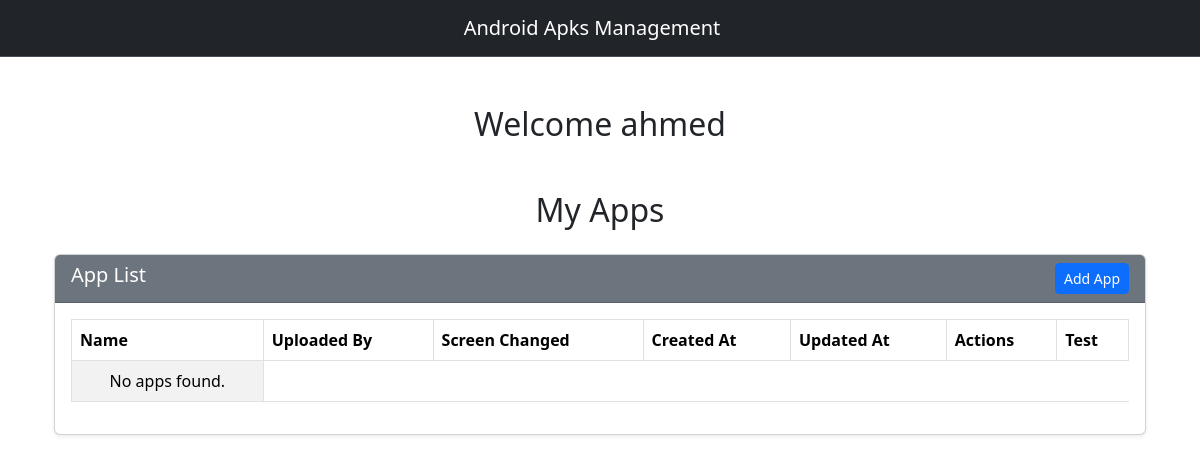
The page / (signed in) on the database as committed earlier.
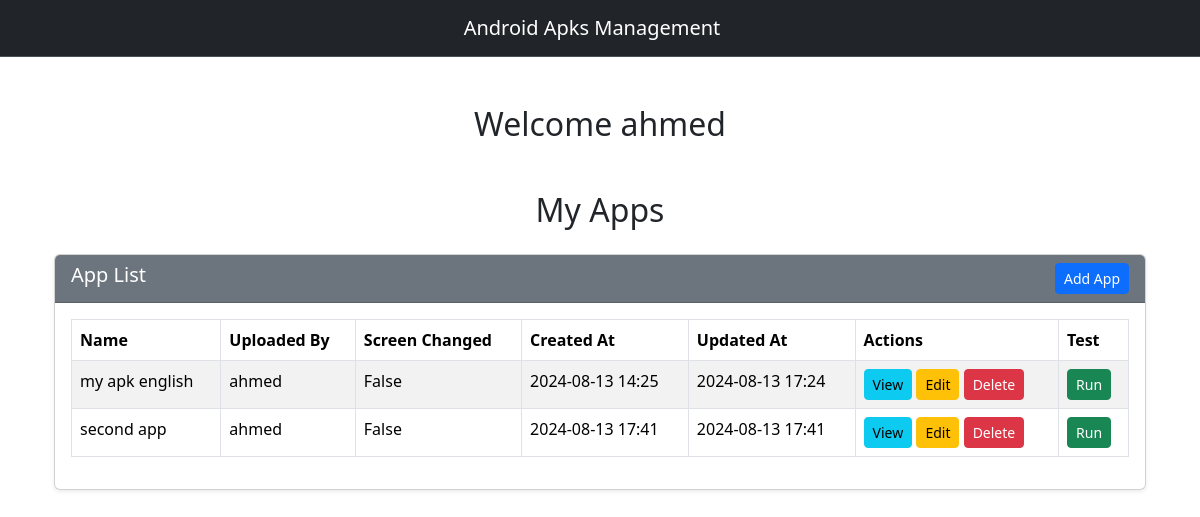
The same page on the database as committed later.
### management/models.py (models this page shows, shortened)
class App(models.Model):
    name = models.CharField(max_length=150, verbose_name=_("Name"))
    uploaded_by = models.ForeignKey(User, on_delete=models.CASCADE, related_name='app_uploaded_by', verbose_name=_("Uploaded by"))
    apk_file = models.FileField(upload_to='apks/', verbose_name=_("APK File"))
    first_screen_shot = models.ImageField(upload_to='f_screenshot/', verbose_name=_("First Screenshot"))
    second_screen_shot = models.ImageField(upload_to='s_screenshot/', verbose_name=_("Second Screenshot"))
    video_recording = models.FileField(upload_to='video_recording/', verbose_name=_("Video Recording"))
    ui_hierarchy = models.TextField(blank=True, null=True, verbose_name=_("UI Hierarchy"))
    screen_changed = models.BooleanField(default=False, verbose_name=_("Screen Changed"))
    created_at = models.DateTimeField(auto_now_add=True, verbose_name=_("Created At"))
    updated_at = models.DateTimeField(auto_now=True, verbose_name=_("Updated At"))

### management/views.py (the view)
# urls.py: path('',AppList.as_view(),name='home')
class AppList(ListView):
    model = App
    fields = '__all__'
    template_name = 'app/home.html'
    context_object_name = 'myapp'
    def get_queryset(self):
        return App.objects.filter(uploaded_by = self.request.user)

### management/templates/app/home.html
{% extends "base.html" %}
{% block content %}
{% if user.is_authenticated %}
    <div class="container">
        <h2 class="text-center"> Welcome {{ user.username }}</h2>
        <div class="container mt-5">
            <h2 class="text-center mb-4">My Apps</h2>
            <div class="card shadow-sm">
                <div class="card-header bg-secondary text-white">
                    <div class="d-flex justify-content-between">
                        <h5 class="mb-0">App List</h5>
                        <a href="{% url 'app-create' %}" class="btn btn-primary btn-sm">Add App</a>
                    </div>
                </div>
                <div class="card-body">
                    <table class="table table-striped table-bordered">
                        <thead class="thead-dark">
                            <tr>
                                <th>Name</th>
                                <th>Uploaded By</th>
                                <th>Screen Changed</th>
                                <th>Created At</th>
                                <th>Updated At</th>
                                <th>Actions</th>
                                <th>Test</th>
                            </tr>
                        </thead>
                        <tbody>
                            {% for app in myapp %}
                            <tr>
                                <td>{{ app.name }}</td>
                                <td>{{ app.uploaded_by }}</td>
                                <td>{{ app.screen_changed }}</td>
                                <td>{{ app.created_at|date:"Y-m-d H:i" }}</td>
                                <td>{{ app.updated_at|date:"Y-m-d H:i" }}</td>
                                <td>
                                    <a href="{% url 'app-detail' app.id %}" class="btn btn-info btn-sm">View</a>
                                    <a href="{% url 'app-update' app.id %}" class="btn btn-warning btn-sm">Edit</a>
                                    <a href="{% url 'app-delete' app.id %}" class="btn btn-danger btn-sm" >Delete</a>
                                </td>
                                <td>
                                    <a href="" class="btn btn-success btn-sm" >Run</a>
                                </td>
                            </tr>
                            {% empty %}
                            <tr>
                                <td class="text-center">No apps found.</td>
                            </tr>
                            {% endfor %}
                        </tbody>
                    </table>
                </div>
            </div>
        </div>
    </div>
{% else %}
    <div class="container text-center">
        please login first
    </div>
{% endif %}
{% endblock content %}

### templates/base.html (shortened to what this page needs)
<!DOCTYPE html>
<html lang="en">
<head>
    <link href="https://cdn.jsdelivr.net/npm/bootstrap@5.3.3/dist/css/bootstrap.min.css" rel="stylesheet">
</head>
<body>
    <nav class="navbar bg-dark border-bottom border-body mb-5" data-bs-theme="dark">
        <div class="container-fluid d-flex justify-content-center">
          <a class="navbar-brand" href="#">Android Apks Management</a>
        </div>
      </nav>
    {% block content %}
    {% endblock content %}
</body>
</html>

Rows that differ between the two databases and show on the page:
now on this page (row edited): App: name "my apk english", uploaded_by "ahmed", screen_changed "False", created_at "2024-08-13 14:25", updated_at "2024-08-13 17:24"
added App: name "second app", uploaded_by "ahmed", screen_changed "False", created_at "2024-08-13 17:41", updated_at "2024-08-13 17:41"
Other text that changed with them:
text no longer shown: "No apps found."
